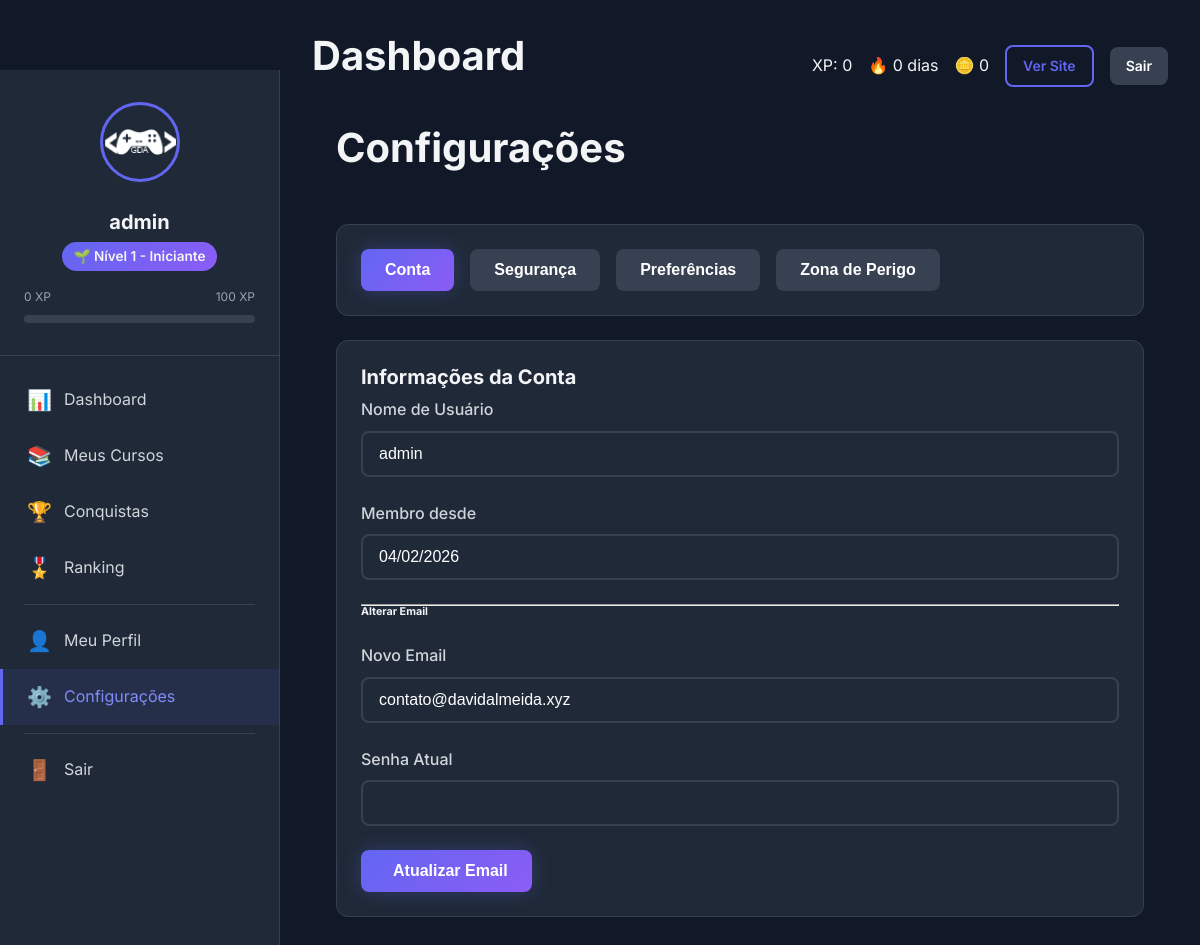
Screenshot of /user/settings.php (signed in) with the database file from the repository.
### tables this page shows
CREATE TABLE IF NOT EXISTS `users` (
  `id` int NOT NULL AUTO_INCREMENT,
  `username` varchar(50) NOT NULL,
  `email` varchar(100) NOT NULL,
  `password` varchar(255) NOT NULL,
  `full_name` varchar(100) NOT NULL,
  `avatar` varchar(255) DEFAULT 'default.png',
  `role` enum('student','instructor','admin') DEFAULT 'student',
  `xp_total` int DEFAULT '0',
  `level` int DEFAULT '1',
  `streak_days` int DEFAULT '0',
  `last_activity` date DEFAULT NULL,
  `coins` int DEFAULT '0',
  `bio` text,
  `github_url` varchar(255) DEFAULT NULL,
  `linkedin_url` varchar(255) DEFAULT NULL,
  `is_active` tinyint(1) DEFAULT '1',
  `email_verified` tinyint(1) DEFAULT '0',
  `created_at` timestamp NULL DEFAULT CURRENT_TIMESTAMP,
  `updated_at` timestamp NULL DEFAULT CURRENT_TIMESTAMP ON UPDATE CURRENT_TIMESTAMP,
  PRIMARY KEY (`id`),
  UNIQUE KEY `username` (`username`),
  UNIQUE KEY `email` (`email`),
  KEY `idx_username` (`username`),
  KEY `idx_email` (`email`),
  KEY `idx_xp` (`xp_total`)
);

CREATE TABLE IF NOT EXISTS `levels` (
  `id` int NOT NULL AUTO_INCREMENT,
  `level_number` int NOT NULL,
  `title` varchar(50) NOT NULL,
  `xp_required` int NOT NULL,
  `badge_icon` varchar(100) DEFAULT NULL,
  `color` varchar(7) DEFAULT '#6366f1',
  `perks` text,
  `created_at` timestamp NULL DEFAULT CURRENT_TIMESTAMP,
  PRIMARY KEY (`id`),
  UNIQUE KEY `level_number` (`level_number`),
  KEY `idx_level_number` (`level_number`),
  KEY `idx_xp_required` (`xp_required`)
);

### includes/functions.php (called while the page is built, shortened)
<?php
if (!function_exists('url')) {
    function url(string $path = ''): string {
        $baseUrl = defined('BASE_URL') ? BASE_URL : 'http://localhost/gamedev-academy/';
        return rtrim($baseUrl, '/') . '/' . ltrim($path, '/');
    }
}
if (!function_exists('asset')) {
    function asset(string $path): string {
        $path = ltrim($path, '/');
        $protocol = (!empty($_SERVER['HTTPS']) && $_SERVER['HTTPS'] === 'on') ? 'https://' : 'http://';
        $host = $_SERVER['HTTP_HOST'] ?? 'localhost';
        $scriptName = $_SERVER['SCRIPT_NAME'];
        $pathParts = explode('/', trim($scriptName, '/'));
        $projectFolder = $pathParts[0] ?? '';
        if (!empty($projectFolder) && $projectFolder !== 'index.php') {
            return $protocol . $host . '/' . $projectFolder . '/assets/' . $path;
        }
        return $protocol . $host . '/assets/' . $path;
    }
}
if (!function_exists('escape')) {
    function escape(?string $string): string {
        return htmlspecialchars($string, ENT_QUOTES | ENT_HTML5, 'UTF-8');
    }
}
if (!function_exists('esc')) {
    function esc(?string $string): string {
        return escape($string);
    }
}
if (!function_exists('formatDate')) {
    function formatDate(?string $date, string $format = 'd/m/Y'): string {
        $timestamp = is_numeric($date) ? $date : strtotime($date);
        return date($format, $timestamp);
    }
}
if (!function_exists('getUserAvatar')) {
    function getUserAvatar(?string $avatar = null, string $username = '', int $size = 200): string {
        return asset('images/avatars/default.png');
    }
}
if (!function_exists('getAvatar')) {
    function getAvatar(?string $avatar = null, string $username = ''): string {
        return getUserAvatar($avatar, $username);
    }
}
?>

### classes/Database.php (called while the page is built, shortened)
<?php
class Database {
    private static $instance = null;
    private $pdo;
    private function __construct() {
        try {
            $dsn = "mysql:host=" . DB_HOST . ";dbname=" . DB_NAME . ";charset=" . DB_CHARSET;
            $options = [
                PDO::ATTR_ERRMODE => PDO::ERRMODE_EXCEPTION,
                PDO::ATTR_DEFAULT_FETCH_MODE => PDO::FETCH_ASSOC,
                PDO::ATTR_EMULATE_PREPARES => false,
            ];
            $this->pdo = new PDO($dsn, DB_USER, DB_PASS, $options);
        } catch (PDOException $e) {
            die("Erro de conexão: " . $e->getMessage());
        }
    }
    public static function getInstance(): self {
        if (self::$instance === null) {
            self::$instance = new self();
        }
        return self::$instance;
    }
    public function query(string $sql, array $params = []): PDOStatement {
        $stmt = $this->pdo->prepare($sql);
        $stmt->execute($params);
        return $stmt;
    }
    public function fetch(string $sql, array $params = []): ?array {
        return $this->query($sql, $params)->fetch() ?: null;
    }
}

### classes/Auth.php (called while the page is built, shortened)
<?php
require_once __DIR__ . '/Database.php';
require_once __DIR__ . '/User.php';
class Auth {
    private $user;
    public function __construct() {
        $this->user = new User();
    }
    public function isLoggedIn(): bool {
        if (isset($_SESSION['user_id'])) {
            return true;
        }
        return false;
    }
    public function getCurrentUser(): ?array {
        return $this->user->find($_SESSION['user_id']);
    }
}

### classes/User.php (called while the page is built, shortened)
<?php
class User {
    private $db;
    public function __construct() {
        $this->db = Database::getInstance();
    }
    public function find(int $id): ?array {
        return $this->db->fetch("SELECT * FROM users WHERE id = ?", [$id]);
    }
    public function getLevel(int $xp): array {
        return $this->db->fetch(
            "SELECT * FROM levels WHERE xp_required <= ? ORDER BY level_number DESC LIMIT 1",
            [$xp]
        ) ?? ['level_number' => 1, 'title' => 'Iniciante', 'badge_icon' => '🌱', 'xp_required' => 0];
    }
    public function getNextLevel(int $currentLevel): ?array {
        return $this->db->fetch(
            "SELECT * FROM levels WHERE level_number = ?",
            [$currentLevel + 1]
        );
    }
    public function getStats(int $userId): array {
        $user = $this->find($userId);
        $coursesEnrolled = $this->db->fetch(
            "SELECT COUNT(*) as total FROM enrollments WHERE user_id = ?",
            [$userId]
        )['total'];
        $coursesCompleted = $this->db->fetch(
            "SELECT COUNT(*) as total FROM enrollments WHERE user_id = ? AND completed_at IS NOT NULL",
            [$userId]
        )['total'];
        $lessonsCompleted = $this->db->fetch(
            "SELECT COUNT(*) as total FROM lesson_progress WHERE user_id = ? AND is_completed = 1",
            [$userId]
        )['total'];
        $achievements = $this->db->fetch(
            "SELECT COUNT(*) as total FROM user_achievements WHERE user_id = ?",
            [$userId]
        )['total'];
        return [
            'xp_total' => $user['xp_total'] ?? 0,
            'level' => $user['level'] ?? 1,
            'streak_days' => $user['streak_days'] ?? 0,
            'coins' => $user['coins'] ?? 0,
            'courses_enrolled' => $coursesEnrolled,
            'courses_completed' => $coursesCompleted,
            'lessons_completed' => $lessonsCompleted,
            'achievements' => $achievements
        ];
    }
}

### classes/Gamification.php (called while the page is built, shortened)
<?php
class Gamification {
    private $user;
    public function __construct() {
        $this->user = new User();
    }
    public function getProgressToNextLevel(int $userId): array {
        $user = $this->user->find($userId);
        $currentLevel = $this->user->getLevel($user['xp_total']);
        $nextLevel = $this->user->getNextLevel($currentLevel['level_number']);
        $xpInCurrentLevel = $user['xp_total'] - $currentLevel['xp_required'];
        $xpNeededForNext = $nextLevel['xp_required'] - $currentLevel['xp_required'];
        $progress = ($xpInCurrentLevel / $xpNeededForNext) * 100;
        return [
            'current_xp' => $user['xp_total'],
            'level_xp' => $currentLevel['xp_required'],
            'next_level_xp' => $nextLevel['xp_required'],
            'progress' => min(100, $progress),
            'xp_needed' => $nextLevel['xp_required'] - $user['xp_total'],
            'is_max_level' => false
        ];
    }
}

### user/settings.php (the view, shortened to what this page needs)
<?php
require_once __DIR__ . '/includes/header.php';
$pdo = getDBConnection();
$user_id = $_SESSION['user_id'] ?? null;
$stmt = $pdo->prepare("SELECT * FROM users WHERE id = ?");
$stmt->execute([$user_id]);
$user = $stmt->fetch(PDO::FETCH_ASSOC);
?>
    <div class="container">
        <div class="d-flex justify-content-between align-items-center mb-4">
            <h1 class="h3 mb-0"><i class="fas fa-cog text-primary me-2"></i>Configurações</h1>
        </div>
        <div class="card mb-3">
            <div class="card-body">
                <div class="d-flex gap-2">
                    <button type="button" class="btn btn-secondary" id="tabBtnAccount">Conta</button>
                    <button type="button" class="btn btn-secondary" id="tabBtnSecurity">Segurança</button>
                    <button type="button" class="btn btn-secondary" id="tabBtnPreferences">Preferências</button>
                    <button type="button" class="btn btn-secondary" id="tabBtnDanger">Zona de Perigo</button>
                </div>
            </div>
        </div>
        <div id="tabAccount">
            <div class="card">
                <div class="card-body">
                    <h5 class="card-title">Informações da Conta</h5>
                    <div class="row">
                        <div class="col-md-6">
                            <div class="form-group">
                                <label class="form-label">Nome de Usuário</label>
                                <input type="text" value="<?= esc($user['username'] ?? '') ?>" class="form-control" disabled>
                            </div>
                        </div>
                        <div class="col-md-6">
                            <div class="form-group">
                                <label class="form-label">Membro desde</label>
                                <input type="text" value="<?= formatDate($user['created_at'] ?? '', 'd/m/Y') ?>" class="form-control" disabled>
                            </div>
                        </div>
                    </div>
                    <hr class="my-4">
                    <h6 class="mb-3"><i class="fas fa-envelope text-muted me-2"></i>Alterar Email</h6>
                    <form method="POST">
                        <div class="row">
                            <div class="col-md-6">
                                <div class="form-group">
                                    <label for="email" class="form-label">Novo Email</label>
                                    <input type="email" id="email" name="email" value="<?= esc($user['email'] ?? '') ?>" class="form-control" required>
                                </div>
                            </div>
                            <div class="col-md-6">
                                <div class="form-group">
                                    <label for="current_password_email" class="form-label">Senha Atual</label>
                                    <input type="password" id="current_password_email" name="current_password" class="form-control" required>
                                </div>
                            </div>
                        </div>
                        <button type="submit" class="btn btn-primary"><i class="fas fa-save me-2"></i>Atualizar Email</button>
                    </form>
                </div>
            </div>
        </div>
    </div>
<?php require_once __DIR__ . '/includes/footer.php'; ?>

### user/includes/header.php (shortened to what this page needs)
<?php
require_once __DIR__ . '/../../config/database.php';
require_once __DIR__ . '/../../classes/Database.php';
require_once __DIR__ . '/../../classes/User.php';
require_once __DIR__ . '/../../classes/Auth.php';
require_once __DIR__ . '/../../classes/Course.php';
require_once __DIR__ . '/../../classes/Gamification.php';
require_once __DIR__ . '/../../includes/functions.php';
$auth = new Auth();
$auth->requireLogin();
$currentUser = $auth->getCurrentUser();
$userModel = new User();
$gamification = new Gamification();
$stats = $userModel->getStats($currentUser['id']);
$currentLevel = $userModel->getLevel($currentUser['xp_total']);
$progressToNext = $gamification->getProgressToNextLevel($currentUser['id']);
?>
<!DOCTYPE html>
<html lang="pt-BR">
<head>
    <link rel="stylesheet" href="<?= asset('css/main.css') ?>">
    <link rel="stylesheet" href="<?= asset('css/user.css') ?>">
</head>
<body>
    <div class="user-layout">
        <?php include __DIR__ . '/sidebar.php'; ?>
        <main class="user-main">
            <div class="user-header">
                <h1><?= $pageTitle ?? 'Dashboard' ?></h1>
                <div class="d-flex align-center gap-2">
                    <span>XP: <?= number_format($currentUser['xp_total']) ?></span>
                    <span>🔥 <?= $currentUser['streak_days'] ?> dias</span>
                    <span>🪙 <?= number_format($currentUser['coins']) ?></span>
                    <a href="<?= url() ?>" class="btn btn-sm btn-outline">Ver Site</a>
                    <a href="<?= url('logout.php') ?>" class="btn btn-sm btn-secondary">Sair</a>
                </div>
            </div>

### user/includes/sidebar.php (shortened to what this page needs)
<?php
$currentPage = basename($_SERVER['PHP_SELF'], '.php');
?>
<aside class="sidebar">
    <div class="sidebar-header">
        <img src="<?= getAvatar($currentUser['avatar']) ?>" alt="Avatar" class="sidebar-avatar">
        <div class="sidebar-username"><?= escape($currentUser['username']) ?></div>
        <div class="sidebar-level">
            <?= $currentLevel['badge_icon'] ?> Nível <?= $currentLevel['level_number'] ?> - <?= escape($currentLevel['title']) ?>
        </div>
        <div class="sidebar-xp-bar">
            <div class="sidebar-xp-info">
                <span><?= number_format($currentUser['xp_total']) ?> XP</span>
                <?php if (!$progressToNext['is_max_level']): ?>
                    <span><?= number_format($progressToNext['next_level_xp']) ?> XP</span>
                <?php else: ?>
                    <span>MAX</span>
                <?php endif; ?>
            </div>
            <div class="progress">
            </div>
        </div>
    </div>
    <nav class="sidebar-nav">
        <a href="<?= url('user/') ?>" class="sidebar-nav-item <?= $currentPage === 'index' ? 'active' : '' ?>">
            <span class="sidebar-nav-icon">📊</span>
            <span>Dashboard</span>
        </a>
        <a href="<?= url('user/courses.php') ?>" class="sidebar-nav-item <?= $currentPage === 'courses' ? 'active' : '' ?>">
            <span class="sidebar-nav-icon">📚</span>
            <span>Meus Cursos</span>
        </a>
        <a href="<?= url('user/achievements.php') ?>" class="sidebar-nav-item <?= $currentPage === 'achievements' ? 'active' : '' ?>">
            <span class="sidebar-nav-icon">🏆</span>
            <span>Conquistas</span>
        </a>
        <a href="<?= url('user/leaderboard.php') ?>" class="sidebar-nav-item <?= $currentPage === 'leaderboard' ? 'active' : '' ?>">
            <span class="sidebar-nav-icon">🎖️</span>
            <span>Ranking</span>
        </a>
        <div class="sidebar-nav-divider"></div>
        <a href="<?= url('user/profile.php') ?>" class="sidebar-nav-item <?= $currentPage === 'profile' ? 'active' : '' ?>">
            <span class="sidebar-nav-icon">👤</span>
            <span>Meu Perfil</span>
        </a>
        <a href="<?= url('user/settings.php') ?>" class="sidebar-nav-item <?= $currentPage === 'settings' ? 'active' : '' ?>">
            <span class="sidebar-nav-icon">⚙️</span>
            <span>Configurações</span>
        </a>
        <div class="sidebar-nav-divider"></div>
        <a href="<?= url('logout.php') ?>" class="sidebar-nav-item">
            <span class="sidebar-nav-icon">🚪</span>
            <span>Sair</span>
        </a>
    </nav>
</aside>

### rows the page displays
users: avatar (placeholder picture), username "admin", xp_total "0", streak_days "0", coins "0", created_at "04/02/2026", email "contato@davidalmeida.xyz"
levels: badge_icon "🌱", level_number "1", title "Iniciante"

### other values shown
$progressToNext['next_level_xp'] "100"
$pageTitle "Dashboard"
